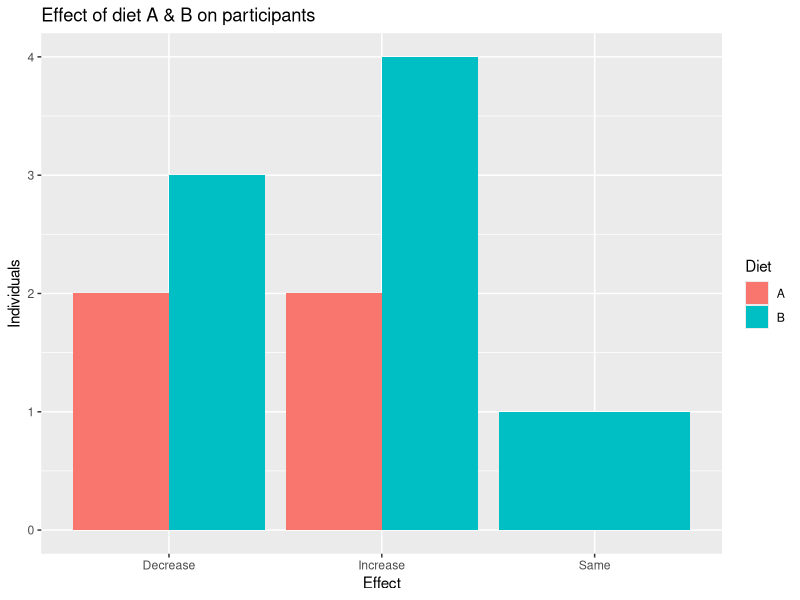

This figure's R source: (Note: this script raises an error after producing the figure.)
## ---- chunk 1
library(knitr)
opts_chunk$set(comment = "")
library(readr)
suppressPackageStartupMessages(library(dplyr))
library(tidyverse)
## ---- chunk 2
?airquality # use this to find out more about the data
airqual <- tibble(airquality)
airqual
## ---- chunk 3
Ozone_values<-count(airqual, Ozone)
tail(Ozone_values)
## ---- chunk 4
sum(c(1,2,3,NA))
mean(c(1,2,3,NA))
median(c(1,2,3,NA))
## ---- chunk 5
dim(airqual)
airqual %>% drop_na(Ozone)
## ---- chunk 6
airqual %>% drop_na()
## ---- chunk 7
set.seed(124)
data_diet <- tibble(Diet = rep(c("A", "B", "B"),
                               times = 4), 
                    Gender = c("Male", 
                               "m",
                               "Other",
                               "F", 
                               "Female",
                               "M", 
                               "f",
                               "O", 
                               "Man",
                               "f",
                               "F",
                               "O"), 
                    Weight_start = sample(100:250, size = 12),
                    Weight_change = sample(-10:20, size = 12))

## ---- chunk 8
data_diet
## ---- chunk 9
data_diet %>%
  count(Gender)
## ---- chunk 10

data_diet %>% 
  mutate(Gender = recode(Gender, M = "Male", 
                                 m = "Male", 
                               Man = "Male",
                                 O = "Other",
                                 f = "Female",
                                 F = "Female")) %>%
  count(Gender)
## ---- chunk 11
data_diet %>% 
  mutate(Gender = case_when(Gender == "M" ~ "Male", 
                            Gender == "m" ~ "Male", 
                            Gender == "Man" ~ "Male",
                            Gender == "O" ~ "Other",
                            Gender == "f" ~ "Female",
                            Gender == "F" ~ "Female"))  %>% 
  count(Gender)

## ---- chunk 12
data_diet %>% 
  mutate(Gender = case_when(Gender == "M" ~ "Male", 
                            Gender == "m" ~ "Male", 
                            Gender == "Man" ~ "Male",
                            Gender == "O" ~ "Other",
                            Gender == "f" ~ "Female",
                            Gender == "F" ~ "Female"))
## ---- chunk 13
data_diet
## ---- chunk 14
data_diet %>% 
  mutate(Gender = case_when(Gender == "M" ~ "Male", 
                            Gender == "m" ~ "Male", 
                            Gender == "Man" ~ "Male",
                            Gender == "O" ~ "Other",
                            Gender == "f" ~ "Female",
                            Gender == "F" ~ "Female",
                            TRUE ~ Gender))  %>% 
  count(Gender)
## ---- chunk 15
data_diet %>% 
  mutate(Gender = case_when(
    Gender %in% c("M", "male", "Man", "m", "Male") ~ "Male",
    Gender %in% c("F", "Female", "f", "female") ~ "Female",
    Gender %in% c("O", "Other") ~ "Other"))

## ---- chunk 16

data_diet <- data_diet %>% 
      mutate(Effect = case_when(Weight_change > 0 ~ "Increase",
                                Weight_change == 0 ~ "Same",
                                Weight_change < 0 ~ "Decrease"))

head(data_diet)

## ---- chunk 17
data_diet %>% 
  count(Diet, Effect)
## ---- chunk 18
diet_effect <- data_diet %>% 
  count(Diet, Effect)

data_diet %>% 
  count(Diet, Effect)%>%
  ggplot(aes(x = Effect,y = n, fill = Diet)) + 
  geom_col(position = position_dodge()) +
  labs(y = "Individuals", 
       title = "Effect of diet A & B on participants")


## ---- chunk 19
include_graphics("https://swag.rstudio.com/uploads/1/3/1/3/131335021/s815253891256106552_p45_i1_w935.png")
## ---- chunk 20

Effect <- pull(data_diet) %>% head(n = 6)
Effect
str_detect(string = Effect, pattern = "d")
str_detect(string = Effect, pattern = "D")
## ---- chunk 21
str_replace(string = Effect, pattern = "D", replacement = "d")
## ---- chunk 22
str_replace(string = Effect, pattern = "e", replacement = "E")
## ---- chunk 23
str_replace_all(string = Effect, pattern = "e", replacement = "E")

## ---- chunk 24
str_sub(string = Effect, start = 1, end = 3)
## ---- chunk 25
head(data_diet, n = 4)
data_diet %>% 
  filter(str_detect(string = Gender,
                    pattern = "M"))
## ---- chunk 26
count(data_diet, Gender)
## ---- chunk 27
data_diet %>% 
  mutate(Gender = case_when(
    str_detect(string = Gender, pattern = "^m|^M") ~ "Male",
    str_detect(string = Gender, pattern = "^f|^F") ~ "Female",
    str_detect(string = Gender, pattern = "^o|^O") ~ "Other")) %>%
  count(Gender)
## ---- chunk 28
knitr::include_graphics("https://media1.giphy.com/media/S9ZK4mmi3u3jdc5dek/200w.webp?cid=ecf05e47h7myga959jwvek6s9x1tkog135g7pxu8vvjz2yqb&rid=200w.webp&ct=g")
## ---- chunk 29
diet_comb <- data_diet %>% 
  unite(Diet, Effect, col = "change", remove = TRUE)
## ---- chunk 30
diet_comb
## ---- chunk 31
diet_comb <- diet_comb %>% 
  separate(col = change, into = c("Diet", "Change"), sep = "_" )
diet_comb
## ---- chunk 32
knitr::include_graphics(here::here("images/the-end-g23b994289_1280.jpg"))
